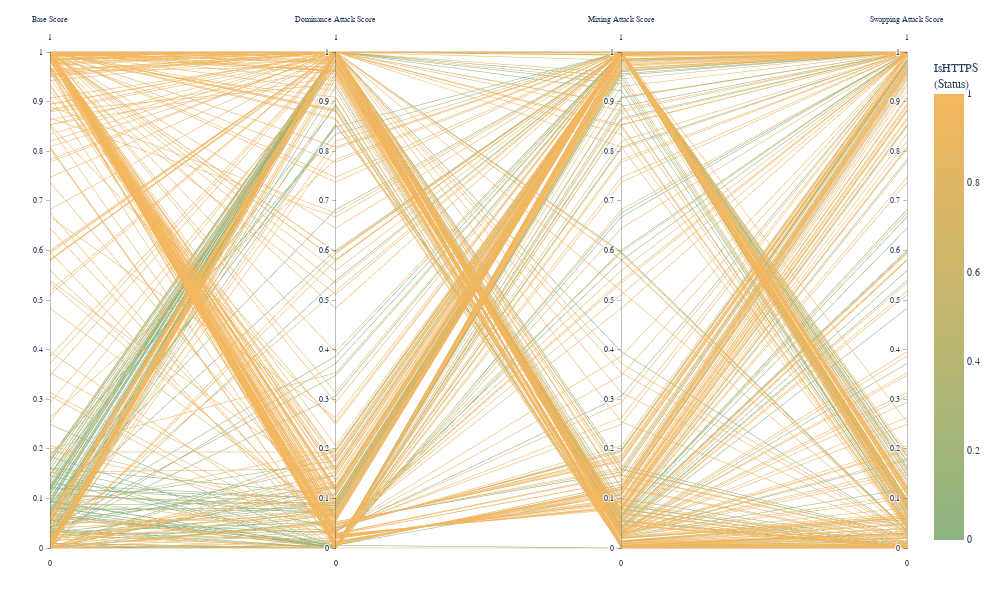

The cell this chart's notebook holds for it:
### Code cell
print("Generating score-based visualization...")
fig_scores = visualize_all_attack_scores_parallel_coords(
        x_test=x_test,
        base_model=model,
        protected_feature=protected_feature,
        superior_outcome_value=1,
        sample_size=500
    )
fig_scores.show()

### Figure 1 — Plotly figure (JSON) as saved in the notebook; plotly's stock layout.template omitted (floating-point values rounded to 4 significant figures; data arrays with more than 128 entries replaced by an {"elided": "..."} marker saying what was removed)
{"data": [{"dimensions": [{"label": "Base Score", "range": [0, 1], "values": {"elided": "500 float values"}}, {"label": "Dominance Attack Score", "range": [0, 1], "values": {"elided": "500 float values"}}, {"label": "Mixing Attack Score", "range": [0, 1], "values": {"elided": "500 float values"}}, {"label": "Swapping Attack Score", "range": [0, 1], "values": {"elided": "500 float values"}}], "line": {"cmax": 1, "cmin": 0, "color": {"elided": "500 int values"}, "colorbar": {"title": {"text": "IsHTTPS<br>(Status)"}}, "colorscale": [[0, "#8db581"], [1, "#f4b75e"]], "showscale": true}, "type": "parcoords"}], "layout": {"font": {"family": "Arial, sans-serif", "size": 10}, "height": 600, "hovermode": "closest", "margin": {"b": 50, "l": 50, "r": 50, "t": 50}, "paper_bgcolor": "white", "plot_bgcolor": "white", "width": 1000}}
